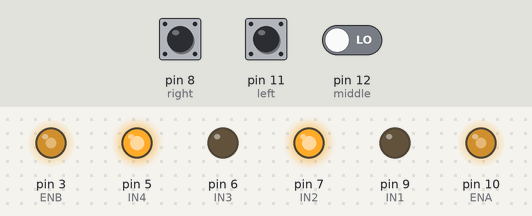
This sketch was run on a simulated Arduino Uno, built with avr-gcc and run on an emulated ATmega328P. On the bench: output pins drawn as LEDs (lit = HIGH). The test bench sets the inputs (shaded band); at power-on: pin 8 (right) LOW, pin 11 (left) LOW, pin 12 (middle) LOW.

Above: at 1.2 s.
1.3 s: pin 8 (right) pulled HIGH for 0.15 s
At 1.37 s:
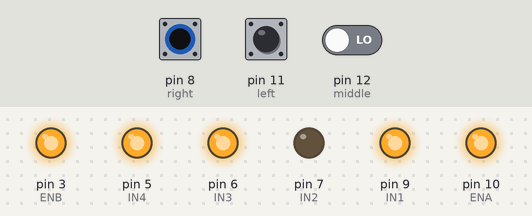
2.9 s: pin 11 (left) pulled HIGH for 0.15 s
At 2.97 s:
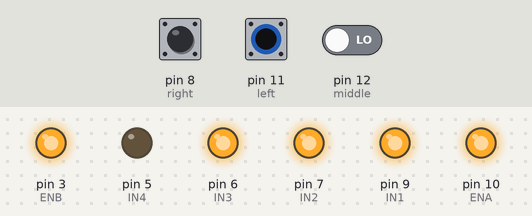
4.5 s: pin 12 (middle) driven HIGH
At 5.7 s:
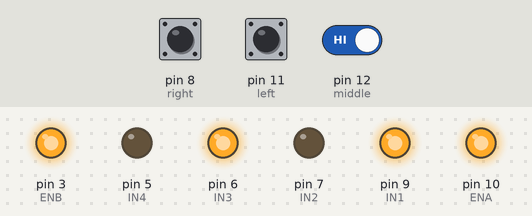
6.0 s: pin 12 (middle) driven LOW
At 6.8 s:
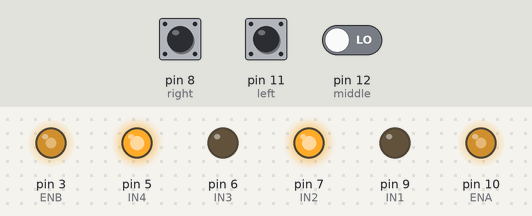
7.5 s: pin 8 (right) pulled HIGH for 3.2 s
At 8.0 s:
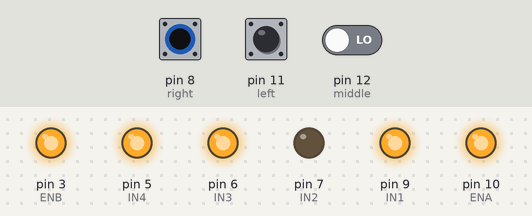
Timing chart, 0 to 12.2 s (numbered marks = the images above; inputs shaded):
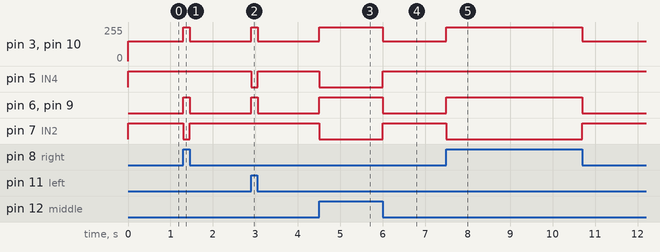

The sketch:

3abit.ino
```cpp
int IN1 = 9;
int IN2 = 7;
int IN3 = 6;
int IN4 = 5;
int ENA = 10;
int ENB = 3;
int left = 11;
int middle = 12;
int right = 8;
int l, m, r;
bool forward = false;
void setup() {
  // put your setup code here, to run once:
  pinMode(IN1, OUTPUT);
  pinMode(IN2, OUTPUT);
  pinMode(IN3, OUTPUT);
  pinMode(IN4, OUTPUT);
  pinMode(ENA, OUTPUT);
  pinMode(ENB, OUTPUT);
  //
  pinMode(left, INPUT);
  pinMode(middle, INPUT);
  pinMode(right, INPUT);
}

void loop() {

  l = digitalRead(left);
  m = digitalRead(middle);
  r = digitalRead(right);

  // Forward();
  if ((l == 1 && m == 1 && r == 1)) {
    Forward();
  } else if (l == 0 && m == 1 && r == 0) {
    Forward();
  } else if (l == 1 && m == 0 && r == 0) {
    Left();
  } else if (l == 1 && m == 1 && r == 0) {
    Left();
  } else if (l == 0 && m == 0 && r == 1) {
    Right();
  } else if (l == 0 && m == 1 && r == 1) {
    Right();
  }
  else
    Backward();

}

void stop() {
  analogWrite(ENA, 150);
  digitalWrite(IN1, LOW);
  digitalWrite(IN2, LOW);
  analogWrite(ENB, 150);
  digitalWrite(IN3, LOW);
  digitalWrite(IN4, LOW);
}

void Forward() {
  forward = true;
  analogWrite(ENA, 255);
  digitalWrite(IN1, HIGH);
  digitalWrite(IN2, LOW);
  analogWrite(ENB, 255);
  digitalWrite(IN3, HIGH);
  digitalWrite(IN4, LOW);
}
void Backward() {
  analogWrite(ENA, 150);
  digitalWrite(IN1, LOW);
  digitalWrite(IN2, HIGH);
  analogWrite(ENB, 150);
  digitalWrite(IN3, LOW);
  digitalWrite(IN4, HIGH);
}
void Right(){
    if(forward)
  {
    forward = false;
    // Backward();
    // delay(10);
  }
analogWrite(ENA, 255);
  digitalWrite(IN1, HIGH);
  digitalWrite(IN2, LOW);
    analogWrite(ENB,  255);
  digitalWrite(IN3, HIGH);
  digitalWrite(IN4, HIGH);
}
void Left() {
  if(forward)
  {
    forward = false;
    // Backward();
    // delay(10);
  }
  analogWrite(ENA,  255);
  digitalWrite(IN1, HIGH);
  digitalWrite(IN2, HIGH);
  analogWrite(ENB,  255);
  digitalWrite(IN3, HIGH);
  digitalWrite(IN4, LOW);
}
```

Measured:
- after the input at 1.3 s, pin 3 (ENB), pin 10 (ENA): 150/255 → 255/255 at once, → 150/255 0.15 s later; pin 6 (IN3), pin 9 (IN1): LOW → HIGH at once, → LOW 0.15 s later; pin 7 (IN2): HIGH → LOW at once, → HIGH 0.15 s later
- after the input at 2.9 s, pin 3 (ENB), pin 10 (ENA): 150/255 → 255/255 at once, → 150/255 0.15 s later; pin 5 (IN4): HIGH → LOW at once, → HIGH 0.15 s later; pin 6 (IN3), pin 9 (IN1): LOW → HIGH at once, → LOW 0.15 s later
- after the input at 4.5 s, pin 3 (ENB), pin 10 (ENA): 150/255 → 255/255 at once; pin 5 (IN4), pin 7 (IN2): HIGH → LOW at once; pin 6 (IN3), pin 9 (IN1): LOW → HIGH at once
- after the input at 6.0 s, pin 3 (ENB), pin 10 (ENA): 255/255 → 150/255 at once; pin 5 (IN4), pin 7 (IN2): LOW → HIGH at once; pin 6 (IN3), pin 9 (IN1): HIGH → LOW at once
- after the input at 7.5 s, pin 3 (ENB), pin 10 (ENA): 150/255 → 255/255 at once, → 150/255 3.2 s later; pin 6 (IN3), pin 9 (IN1): LOW → HIGH at once, → LOW 3.2 s later; pin 7 (IN2): HIGH → LOW at once, → HIGH 3.2 s later
